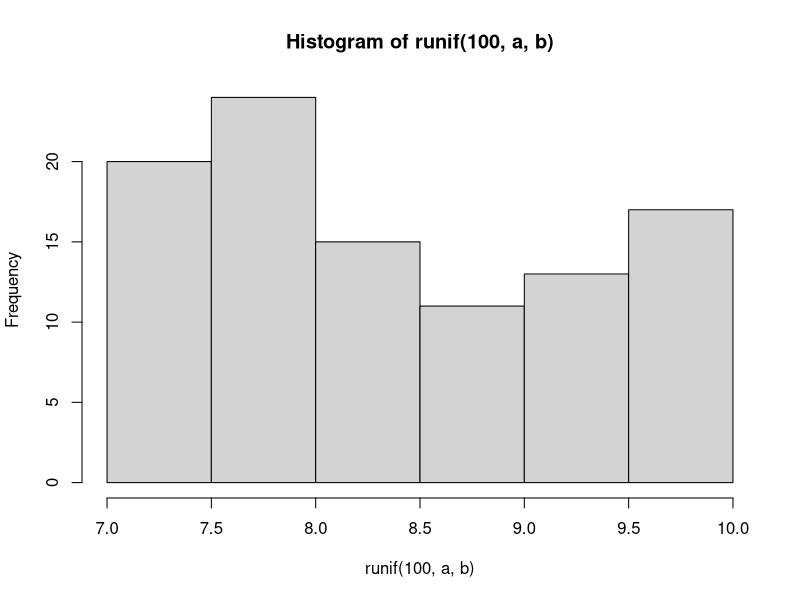

Reproduce this figure in R.
a <- 7
b <- 10

punif(8.8, a, b) # 0.6
punif(9.5, a, b) - punif(7.4, a, b) # 0.7
1 - punif(8.5, a, b) # 0.5

hist(runif(100, a, b))
